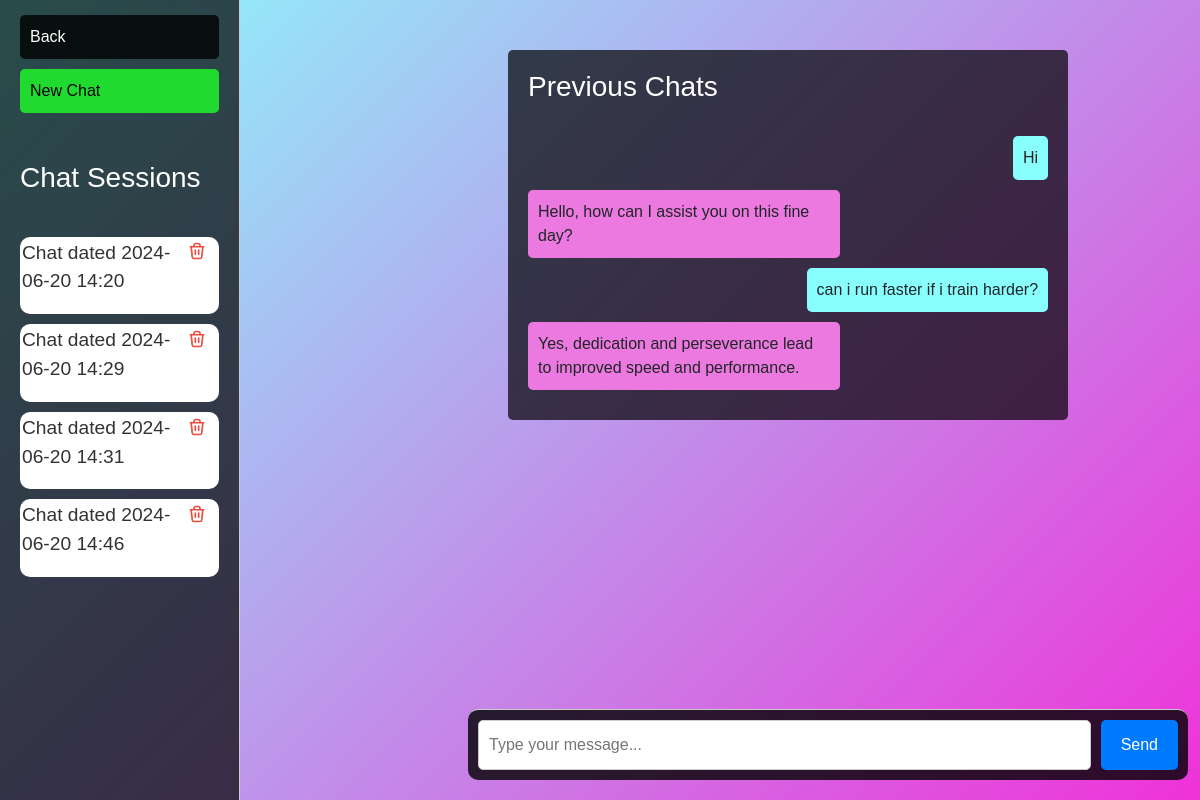
The app's page /chat/95 (signed in) with its own data.
### chat/models.py (models this page shows)
class ChatSession(models.Model):
    user = models.ForeignKey(User, on_delete=models.CASCADE)
    content = models.TextField(default='')
    date = models.DateField(auto_now_add=True)

class Message(models.Model):
    chat_session = models.ForeignKey(ChatSession, related_name='messages', on_delete=models.CASCADE)
    sender = models.CharField(max_length=50)  # e.g., 'user' or 'bot'
    content = models.TextField(default='')
    timestamp = models.DateTimeField(auto_now_add=True)

### chat/views.py (the view)
# urls.py: path('<int:pk>', views.load_chat, name='load_chat'),
@login_required
def load_chat(request,pk):
    messages = Message.objects.filter(chat_session=pk)
    chat_sessions = ChatSession.objects.filter(user=request.user)
    return render(request, 'chat_interface.html', {'chat_sessions': chat_sessions, "messages":messages})

### chat/templates/chat_interface.html (shortened to what this page needs)
{% load static %}
<!DOCTYPE html>
<html lang="en">
<head>
    <link rel="stylesheet" href="https://stackpath.bootstrapcdn.com/bootstrap/4.5.2/css/bootstrap.min.css">
</head>
<body>
    <div id="container">
        <div id="product-details">
            <a href="/"><div class="back">Back</div></a>
            <a href="/chat/add_chat"><div id="save">New Chat</div></a>
            <br><br>
            <h3 style="color: #fff;">Chat Sessions</h3>
            <br>
            <div class="chatsession-container">
                {% for chat_session in chat_sessions %}
                    <div class="chat-session">
                        <a href="/chat/{{chat_session.id}}"><p class="chat-content">{{ chat_session.content }}</p></a>
                        <a href="delete/{{chat_session.id}}">
                        </a>
                    </div>
                {% endfor %}
            </div>
        </div>
        <div id="chat-container">
            <div id="chat-box">
                {% if messages %}
                    <div id="context-box" style="margin-left: 220px;">
                        <h3 style="color: white;">Previous Chats</h3>
                        {% for m in messages %}
                            <div class= "message {% if m.sender == 'bot' %}bot-message{% else %}user-message{% endif %}" id="context">{{ m.content }}</div>
                        {% endfor %}
                    </div>
                {% endif %}
                <br>
            </div>
            <div id="user-input-container">
                <input type="text" id="user-input" placeholder="Type your message...">
                <button id="send-button">Send</button>
            </div>
        </div>
    </div>
</body>
</html>

### chat/templates/chat_interface.html (style rules this page uses)
body, html { height: 100%; font-family: Arial, sans-serif; background:linear-gradient(135deg, #89fffd, #ef32d9); position: sticky; }
.delete-icon { height: 20px; width: 20px; margin-left: 10px; margin-right: 10px; color: #e74c3c; }
#container { display: flex; height: 100%; }
#product-details { width: 20%; padding: 20px; padding-top: 15px !important; background-color: rgba(0, 0, 0, 0.7); border-right: 1px solid #ccc; display: flex; flex-direction: column; }
#product-details p { font-size: 1.2em; color: #333; }
#chat-container { margin-top: 50px; margin-left: 28px; display: flex; flex-direction: column; width: 66.67%; justify-content: space-between; }
#chat-box { margin-right: 10%; flex: 1; padding-left: 20px; overflow-y: auto; background-color: rgba(0, 0, 0, 0); width: 100%; margin: 30 auto; height: calc(100vh - 200px); }
#context-box { background-color: rgba(0, 0, 0, 0.7); border-radius: 5px; padding: 20px; display: flex; flex-direction: column; }
.message { margin-bottom: 10px; padding: 10px; border-radius: 5px; max-width: 60%; }
.user-message { background-color: #89fffd; align-self: flex-end; }
.bot-message { background-color: #ec79df; align-self: flex-start; }
#user-input-container { display: flex; padding: 10px; border-radius: 10px; background-color: rgba(0, 0, 0, 0.8); width: 90%; border-top: 1px solid #ccc; margin: 0 auto; margin-bottom: 20px; margin-left: 200px; position: sticky; }
#user-input { flex: 1; padding: 10px; height: 50px; border: 1px solid #ccc; border-radius: 5px; margin-right: 10px; }
#send-button { padding: 10px 20px; background-color: #007bff; color: #fff; border: none; border-radius: 5px; cursor: pointer; }
.back { background-color: rgba(0, 0, 0, 0.8); padding: 10px; border-radius: 5px; width: 100%; color: #fff; margin: 0px; }
#save { background-color: rgba(30, 255, 41, 0.8); padding: 10px; border-radius: 5px; width: 100%; color: #000000; margin-top: 10px; }
.chatsession-container { flex-direction: column; align-items: center; height: calc(130vh - 200px); overflow-y: auto; }
.chat-session { background-color: #fff; padding: 2px; border-radius: 10px; margin: 10px auto; width: 100%; color: #333; display: flex; justify-content: space-between; align-items: top; }

### records on screen
ChatSession: content "Chat dated 2024-06-20 14:20"
ChatSession: content "Chat dated 2024-06-20 14:29"
ChatSession: content "Chat dated 2024-06-20 14:31"
ChatSession: content "Chat dated 2024-06-20 14:46"
Message: content "Hi"
Message: content "Hello, how can I assist you on this fine day?"
Message: content "can i run faster if i train harder?"
Message: content "Yes, dedication and perseverance lead to improved speed and performance."
